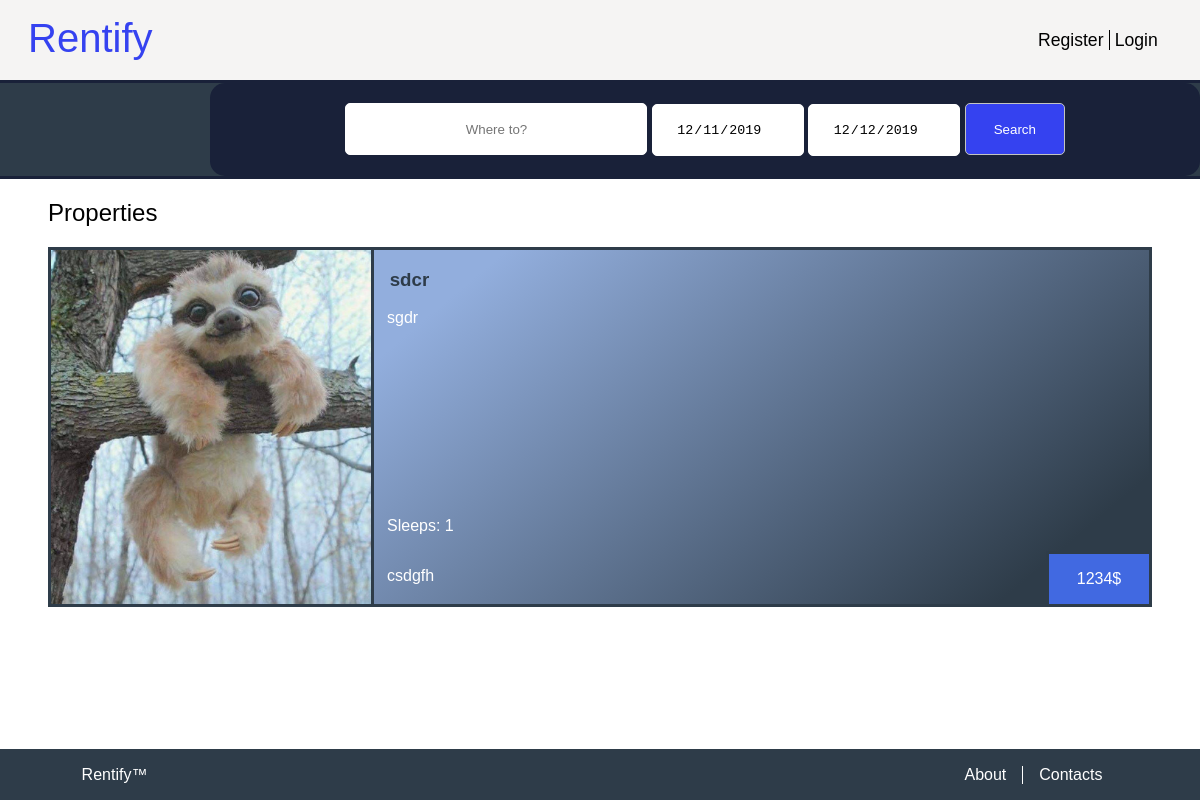
Page /pages/search_page.php on the earlier database version.
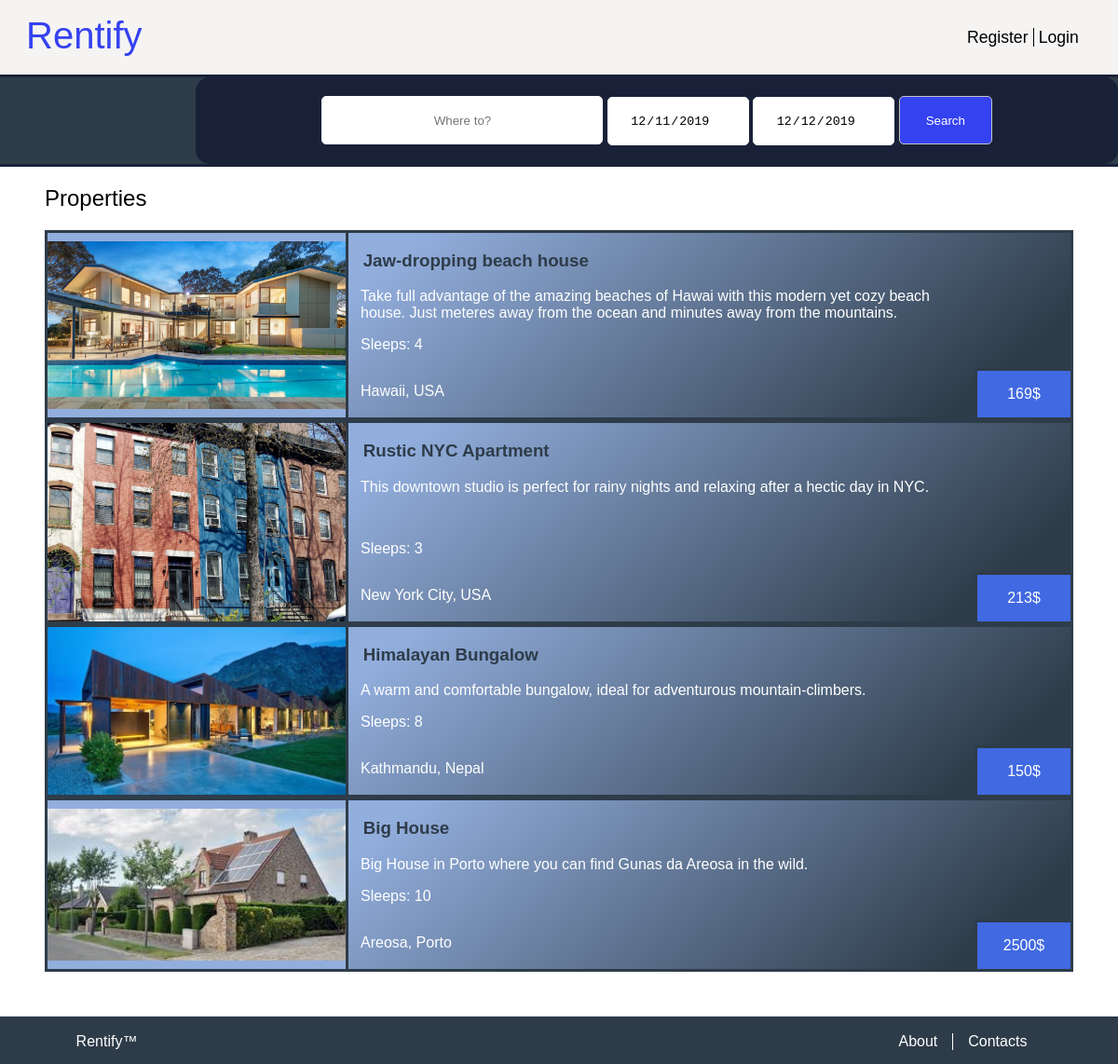
Same page on the later database version.
### tables this page shows
CREATE TABLE PropertyImage(
    property_id INTEGER REFERENCES Property(id),
    image_name TEXT NOT NULL,
    PRIMARY KEY(property_id, image_name)
);

CREATE TABLE Property(
    id INTEGER PRIMARY KEY AUTOINCREMENT,
    owner_username TEXT REFERENCES User(username) ON DELETE CASCADE ON UPDATE CASCADE,
    title TEXT NOT NULL,
    price_per_day REAL NOT NULL,
    location TEXT NOT NULL,
    description TEXT NOT NULL,
    sleeps INTEGER NOT NULL,

    CONSTRAINT minimum_sleeps CHECK (sleeps > 0)
);

### database/property.php (called while the page is built, shortened)
<?php
    include_once "../database/connection.php";
    function getPropertyByLocation($location){
        global $db;
		$stmt = $db->prepare('
			SELECT Property.*, PropertyImage.image_name as image
			FROM Property
			JOIN PropertyImage
            ON Property.id = PropertyImage.property_id'
        );
        $stmt->execute();
        $articles = $stmt->fetchAll();
        $pattern = '/\b'.$location.'\b/i';
        $matches = [];
        $index = 0;
        foreach($articles as $article) {
            if (preg_match($pattern, $article['location'])) {
                $matches[$index] = $article;
                $index++;
            }
        }
		return $matches;
    }
?>

### pages/search_page.php (the view, shortened to what this page needs)
<?php
    include_once "../database/connection.php";
    include_once "../database/property.php";
    include_once "../templates/tpl_common.php";
    include_once "../templates/tpl_scroll_top.php";
    $location = $_POST['location'];
    document_main_part();
    include_scroll_top();
?>
    <link rel="stylesheet" type="text/css" href="../css/search_page.css">
    <link rel="stylesheet" type="text/css" href="../css/search_bar.css">
    <link rel="stylesheet" type="text/css" href="../css/properties_list.css">
</head>
<body>
    <?php draw_body_header(); ?>
    <section id="search_bar">
        <?php draw_search_bar(); ?>
    </section>
    <section id="properties">
        <h2 id="properties_h">Properties</h2>
        <?php
        $articles = getPropertyByLocation($location);
        if(count($articles) == 0){
        ?>
        <article id="not_found">
            <img src="../images/search.png" alt="Not found"/>
            <p>No results were found for the specified search.</p>
        </article>
        <?php
        }
        else{
        foreach($articles as $propertyArticle){
        ?>
        <a href="property_page.php?property=<?=$propertyArticle['id']?>">
            <article id="property">
                <div id="image">
                    <img src="../images/<?=$propertyArticle['image'] ?>" alt="<?=$propertyArticle['image']?>"/>
                </div>
                <h3 id="property_name"><?=$propertyArticle['title']?></h3>
                <p id="description"><?=$propertyArticle['description']?></p>
                <div id="price_box">
                    <p id="price"><?=$propertyArticle['price_per_day']?></p>
                </div>
                <p id="sleeps"><?=$propertyArticle['sleeps']?></p>
                <p id="location"><?=$propertyArticle['location']?></p>
            </article>
        </a>
        <?php }
        }
        ?>
    </section>
<?php
    draw_footer(true);
?>

### templates/tpl_common.php (shortened to what this page needs)
<?php
function draw_body_header(){
    draw_header('user.php', 'Profile');
}
function draw_header($page, $name){
?>
    <header>
        <h1><a href="index.php"> Rentify </a></h1>
        <?php
        if(isset($_SESSION['username'])) {
        ?>
            <div class="dropdown">
                <?php draw_user_image(); ?>
                <button  class="dropdown_button" id="user_badge" > <?php echo $_SESSION['username'] ?> </button>
                <div class="dropdown_content" id="user_badge_dropdown">
                    <a href="<?=$page?>"><?=$name?></a>
                    <a href="../actions/action_logout.php">Log out</a>
                </div>
            </div>
        <?php
        }
        else {
        ?>
            <div id="signup">
                <a href="register.php">Register</a>
                <a href="login.php">Login</a>
            </div>
        <?php
        }
        ?>
    </header>
<?php
}
?>
<?php
function draw_search_bar(){
?>
    <form id="search_form" action="search_page.php" method="post">
        <div class="search_box">
            <input class="location" name="location" type="text" placeholder="Where to?"/>
            <input class="date" name="start_date" type="date" value="2019-11-13" min="2019-11-13">
            <input class="date" name="end_date" type="date" value="2019-11-14" min="2019-11-14">
            <button class="search_button" type="submit">Search</button>
        </div>
    </form>
<?php
}
function document_main_part(){
?>
<!DOCTYPE html>
<html lang="en">
    <head>
        <link href="../css/layout.css" rel="stylesheet">
        <link href="../css/style.css" rel="stylesheet">
<?php
}
function draw_footer($include_button){
?>
        <footer id="footer">
            <p><a href="../pages/index.php">Rentify™</a></p>
            <ul>
                <li><a href="../pages/about.php">About</a></li>
                <li><a href="../pages/contacts.php">Contacts</a></li>
            </ul>
        </footer>
    </body>
</html>
<?php
}
?>

### templates/tpl_scroll_top.php (shortened to what this page needs)
<?php
function include_scroll_top(){
?>
    <link rel="stylesheet" type="text/css" href="../css/scroll_button.css">
<?php
}
?>

### css/layout.css (style rules this page uses)
body { background-color: #F5F4F3; margin: 0; height: 100vh; display: grid; grid-template-rows: [header] auto [nav] auto [properties] 1fr [footer] auto [end]; }
body > header { display: grid; grid-template-columns: 6fr 1fr 1fr; grid-template-rows: 3fr 1fr 3fr; height: 3.0em; }
body > header h1 { grid-column: 1; grid-row-start: 1; grid-row-end: 3; padding-left: 0.3em; }
body > header #signup { grid-column: 3; grid-row: 2; }

### css/style.css (style rules this page uses)
body > header { background-color: #F5F4F3; padding: 1em; }
body > header h1 { margin: 0; }
body > header a { color: #3542f0; font-weight: lighter; text-decoration: none; outline: none; }
#signup a:first-child { border-right: 1.5px solid black; padding-right: 0.3em; }
body { font-family: 'Trebuchet MS', Helvetica, sans-serif; color: black; font-weight: lighter; }
body h1, body h2 { font-family: 'Trebuchet MS', Helvetica, sans-serif; color: black; font-weight: lighter; }
header h1 { font-size: 2.5em; }
header #signup { font-size: 1.1em; }
header #signup a { color: black; }
#footer { font-family: "Helvetica"; }
html { height: 100%; }
#footer { display: grid; grid-template-columns: auto 0.1fr; background-color: #2e3c49; padding: 0.1em; text-align: center; margin: 0; height: 3em; align-self: end; }
#footer p { grid-column: 1; text-align: left; margin-left: 5em; }
#footer ul { display: flex; grid-column: 2; flex-direction: row; padding-left: 0%; text-align: right; margin-right: 5em; }
#footer li { display: block; flex: 1; list-style-type: none; padding-right: 1em; padding-left: 1em; }
#footer li:first-of-type { border-right: 1px solid white; }
#footer a { color: white; text-decoration: none; }

### css/search_page.css (style rules this page uses)
#search_bar { display: grid; background: #2e3c49; text-align: center; border-top: solid rgba(5, 6, 43, 0.5); border-bottom: solid rgba(5, 6, 43, 0.5); }
#search_bar #search_form { grid-column: 2; }
#properties { background-color: #FFFFFF; }

### css/search_bar.css (style rules this page uses)
.search_box .location, .search_box .date { height: 50px; padding: 0px; text-align: center; border-radius: 5px; border: 1.2px solid #FFFFFF; }
.search_box .location { width: 300px; }
.search_box .date { width: 150px; }
.search_box .search_button { height: 52px; width: 100px; padding: 0em; background: #3542f0; color: #ffffff; border-radius: 5px; border: 1.2px solid rgb(195, 197, 193); }
.search_box { background-color: rgba(5, 6, 43, 0.5); padding: 20px 30px; border-radius: 15px; }
[type="date"] { background:#fff url(https://cdn1.iconfinder.com/data/icons/cc_mono_icon_set/blacks/16x16/calendar_2.png) 97% 50% no-repeat ; }

### css/properties_list.css (style rules this page uses)
#properties { padding: 0em 3em 3em 3em; }
#properties #properties_h { color: black; }
#properties #property { display: grid; border: solid #2e3c49; grid-template-columns: 320px auto 103px; grid-template-rows: auto 1fr; background: linear-gradient(140deg, #92aedd 30%, #2e3c49 90%); }
#properties a { text-decoration: none; }
#properties #property #image { background: #92aedd; width: 320px; border-right: solid #2e3c49; grid-column: 1; grid-row-start: 1; grid-row-end: 6; display:flex; align-items: center; }
#properties #property #image img { width: 320px; margin: auto; }
#properties #property #property_name { grid-column: 2; grid-row: 1; padding-left: 1em; color: #2e3c49; }
#properties #property #description { grid-column-start: 2; grid-column-end: 3; grid-row: 2; padding-left: 1em; color: white; margin: 0%; }
#properties #property #sleeps::before { content: 'Sleeps: ' }
#properties #property #sleeps { grid-column: 2; grid-row: 3; padding-left: 1em; color: white; }
#properties #property #price_box { grid-column: 3; grid-row: 4; align-self: end; height: 50px; width: 100px; border: solid #2e3c49; border-width: 0.2em 0em 0em 0.2em; background: royalblue; }
#properties #property #price { text-align: center; color: white; }
#properties #property #price::after { content: '$'; }
#properties #property #location { grid-column: 2; grid-row: 4; padding-left: 1em; color: white; }

Differences in the rows shown:
removed propertyimage: image_name (picture), property.title "sdcr", property.description "sgdr", property.price_per_day "1234", property.sleeps "1", property.location "csdgfh"
added propertyimage: image_name (picture), property.title "Jaw-dropping beach house", property.description "Take full advantage of the amazing beaches of Hawai with this modern yet cozy beach house. Just meteres away from the ocean and minutes away from the mountains.", property.price_per_day "169", property.sleeps "4", property.location "Hawaii, USA"
added propertyimage: image_name (picture), property.title "Rustic NYC Apartment", property.description "This downtown studio is perfect for rainy nights and relaxing after a hectic day in NYC.", property.price_per_day "213", property.sleeps "3", property.location "New York City, USA"
added propertyimage: image_name (picture), property.title "Himalayan Bungalow", property.description "A warm and comfortable bungalow, ideal for adventurous mountain-climbers.", property.price_per_day "150", property.sleeps "8", property.location "Kathmandu, Nepal"
added propertyimage: image_name (picture), property.title "Big House", property.description "Big House in Porto where you can find Gunas da Areosa in the wild.", property.price_per_day "2500", property.sleeps "10", property.location "Areosa, Porto"
